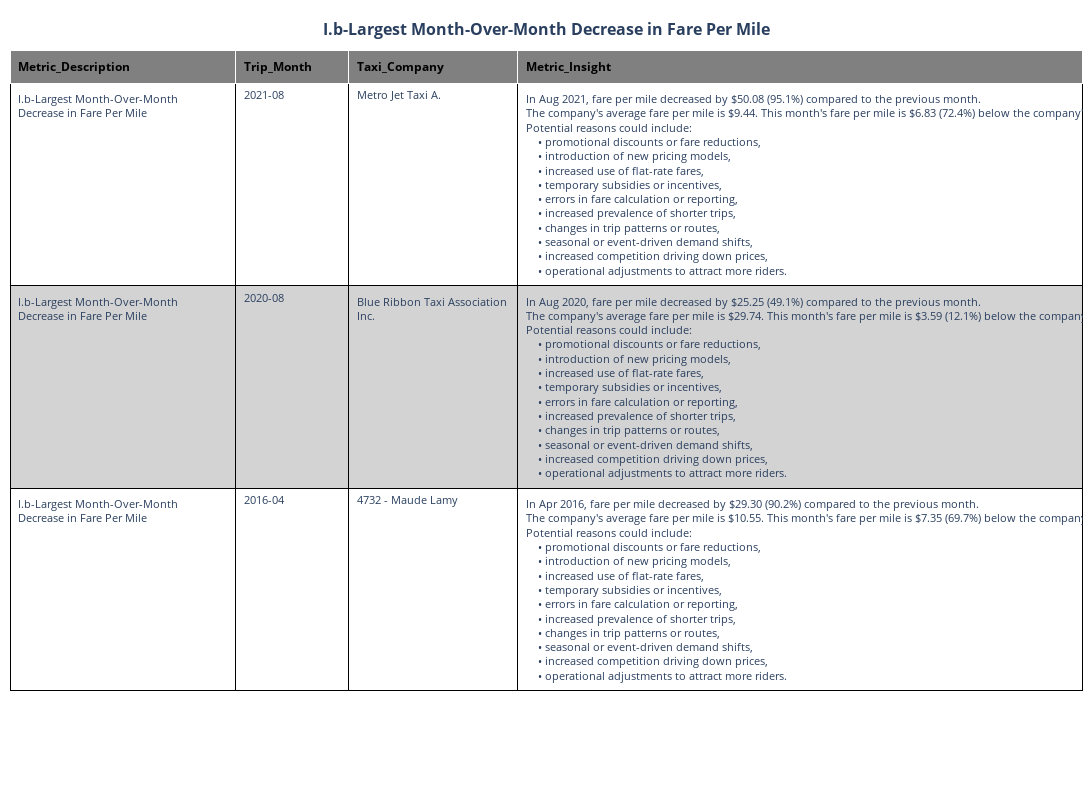

Notebook code cell kept with this figure:
### Markdown cell above
### Present as Table

### Code cell
from plotly import graph_objects as go  # Import the required module

# Check if the required column exists in the DataFrame
if 'Metric_Description' not in Insights_Part_I.columns:
    raise KeyError("The 'Metric_Description' column is missing from the Insights_Part_I DataFrame. Please verify the column name.")

# Filter the data to include only rows with 'I.b' in the 'Metric_Description' column for fare-per-mile decreases
filtered_data_ib = insights_ib.copy()  # Use the pre-filtered DataFrame for I.b insights

# Ensure the 'Metric_Insight' column exists in the DataFrame
if 'Metric_Insight' not in filtered_data_ib.columns:
    filtered_data_ib['Metric_Insight'] = ''  # Create an empty 'Metric_Insight' column if it doesn't exist

# Use the reform_text function to process the 'Metric_Insight' column
filtered_data_ib['Metric_Insight'] = filtered_data_ib['Metric_Insight'].apply(reformat_text)

# Extract the Metric Description for the title
metric_description_title_ib = filtered_data_ib['Metric_Description'].iloc[0]

# Create an interactive table using Plotly with a title
fig_ib = go.Figure()

# Add a title as an annotation
fig_ib.add_annotation(
    text=f"<b>{metric_description_title_ib}</b>",
    xref="paper", yref="paper",
    x=0.5, y=1.15,  # Position above the table
    showarrow=False,
    font=dict(size=16),
    align="center"
)

# Add the table to the figure
fig_ib.add_trace(go.Table(
    header=dict(
        values=['<b>Metric_Description</b>', '<b>Trip_Month</b>', '<b>Taxi_Company</b>', '<b>Metric_Insight</b>'],
        fill_color='grey',
        align='left',
        font=dict(size=12, color='black')
    ),
    cells=dict(
        values=[
            filtered_data_ib['Metric_Description'], 
            filtered_data_ib['Trip_Month'], 
            filtered_data_ib['Taxi_Company'], 
            filtered_data_ib['Metric_Insight']
        ],
        fill_color=[['white', 'lightgrey'] * (len(filtered_data_ib) // 2 + 1)],
        align='left',
        font=dict(size=11),
        line=dict(color='black')
    )
))

# Set column widths dynamically
fig_ib.data[0].columnwidth = [2, 1, 1.5, 5]  # Adjust column widths proportionally: Metric_Description, Trip_Month, Taxi_Company, Metric_Insight

# Add a centered title above the table
fig_ib.update_layout(
    title={
        'text': f"<b>{metric_description_title_ib}</b>",
        'y': 0.97,  # Position the title above the table
        'x': 0.5,   # Center the title
        'xanchor': 'center',
        'yanchor': 'top',
        'font': dict(size=16)
    },
    autosize=True,
    width=1500,  # Set a fixed width to accommodate all columns
    height=800,  # Increase the height to reduce scrolling
    margin=dict(l=10, r=10, t=50, b=10)  # Adjust margins for better spacing
)

# Display the interactive table
fig_ib.show()

### Figure 1 — Plotly figure (JSON) as saved in the notebook; plotly's stock layout.template omitted (floating-point values rounded to 4 significant figures)
{"data": [{"cells": {"align": "left", "fill": {"color": [["white", "lightgrey", "white", "lightgrey"]]}, "font": {"size": 11}, "line": {"color": "black"}, "values": [["I.b-Largest Month-Over-Month Decrease in Fare Per Mile", "I.b-Largest Month-Over-Month Decrease in Fare Per Mile", "I.b-Largest Month-Over-Month Decrease in Fare Per Mile"], ["2021-08", "2020-08", "2016-04"], ["Metro Jet Taxi A.", "Blue Ribbon Taxi Association Inc.", "4732 - Maude Lamy"], ["In Aug 2021, fare per mile decreased by $50.08 (95.1%) compared to the previous month.<br>The company's average fare per mile is $9.44. This month's fare per mile is $6.83 (72.4%) below the company's average.<br>Potential reasons could include: <br>&nbsp;&nbsp;&nbsp;&nbsp;• promotional discounts or fare reductions, <br>&nbsp;&nbsp;&nbsp;&nbsp;• introduction of new pricing models, <br>&nbsp;&nbsp;&nbsp;&nbsp;• increased use of flat-rate fares, <br>&nbsp;&nbsp;&nbsp;&nbsp;• temporary subsidies or incentives, <br>&nbsp;&nbsp;&nbsp;&nbsp;• errors in fare calculation or reporting, <br>&nbsp;&nbsp;&nbsp;&nbsp;• increased prevalence of shorter trips, <br>&nbsp;&nbsp;&nbsp;&nbsp;• changes in trip patterns or routes, <br>&nbsp;&nbsp;&nbsp;&nbsp;• seasonal or event-driven demand shifts, <br>&nbsp;&nbsp;&nbsp;&nbsp;• increased competition driving down prices, <br>&nbsp;&nbsp;&nbsp;&nbsp;• operational adjustments to attract more riders.<br>", "In Aug 2020, fare per mile decreased by $25.25 (49.1%) compared to the previous month.<br>The company's average fare per mile is $29.74. This month's fare per mile is $3.59 (12.1%) below the company's average.<br>Potential reasons could include: <br>&nbsp;&nbsp;&nbsp;&nbsp;• promotional discounts or fare reductions, <br>&nbsp;&nbsp;&nbsp;&nbsp;• introduction of new pricing models, <br>&nbsp;&nbsp;&nbsp;&nbsp;• increased use of flat-rate fares, <br>&nbsp;&nbsp;&nbsp;&nbsp;• temporary subsidies or incentives, <br>&nbsp;&nbsp;&nbsp;&nbsp;• errors in fare calculation or reporting, <br>&nbsp;&nbsp;&nbsp;&nbsp;• increased prevalence of shorter trips, <br>&nbsp;&nbsp;&nbsp;&nbsp;• changes in trip patterns or routes, <br>&nbsp;&nbsp;&nbsp;&nbsp;• seasonal or event-driven demand shifts, <br>&nbsp;&nbsp;&nbsp;&nbsp;• increased competition driving down prices, <br>&nbsp;&nbsp;&nbsp;&nbsp;• operational adjustments to attract more riders.<br>", "In Apr 2016, fare per mile decreased by $29.30 (90.2%) compared to the previous month.<br>The company's average fare per mile is $10.55. This month's fare per mile is $7.35 (69.7%) below the company's average.<br>Potential reasons could include: <br>&nbsp;&nbsp;&nbsp;&nbsp;• promotional discounts or fare reductions, <br>&nbsp;&nbsp;&nbsp;&nbsp;• introduction of new pricing models, <br>&nbsp;&nbsp;&nbsp;&nbsp;• increased use of flat-rate fares, <br>&nbsp;&nbsp;&nbsp;&nbsp;• temporary subsidies or incentives, <br>&nbsp;&nbsp;&nbsp;&nbsp;• errors in fare calculation or reporting, <br>&nbsp;&nbsp;&nbsp;&nbsp;• increased prevalence of shorter trips, <br>&nbsp;&nbsp;&nbsp;&nbsp;• changes in trip patterns or routes, <br>&nbsp;&nbsp;&nbsp;&nbsp;• seasonal or event-driven demand shifts, <br>&nbsp;&nbsp;&nbsp;&nbsp;• increased competition driving down prices, <br>&nbsp;&nbsp;&nbsp;&nbsp;• operational adjustments to attract more riders.<br>"]]}, "columnwidth": [2, 1, 1.5, 5], "header": {"align": "left", "fill": {"color": "grey"}, "font": {"color": "black", "size": 12}, "values": ["<b>Metric_Description</b>", "<b>Trip_Month</b>", "<b>Taxi_Company</b>", "<b>Metric_Insight</b>"]}, "type": "table"}], "layout": {"annotations": [{"align": "center", "font": {"size": 16}, "showarrow": false, "text": "<b>I.b-Largest Month-Over-Month Decrease in Fare Per Mile</b>", "x": 0.5, "xref": "paper", "y": 1.15, "yref": "paper"}], "autosize": true, "height": 800, "margin": {"b": 10, "l": 10, "r": 10, "t": 50}, "title": {"font": {"size": 16}, "text": "<b>I.b-Largest Month-Over-Month Decrease in Fare Per Mile</b>", "x": 0.5, "xanchor": "center", "y": 0.97, "yanchor": "top"}, "width": 1500}}
